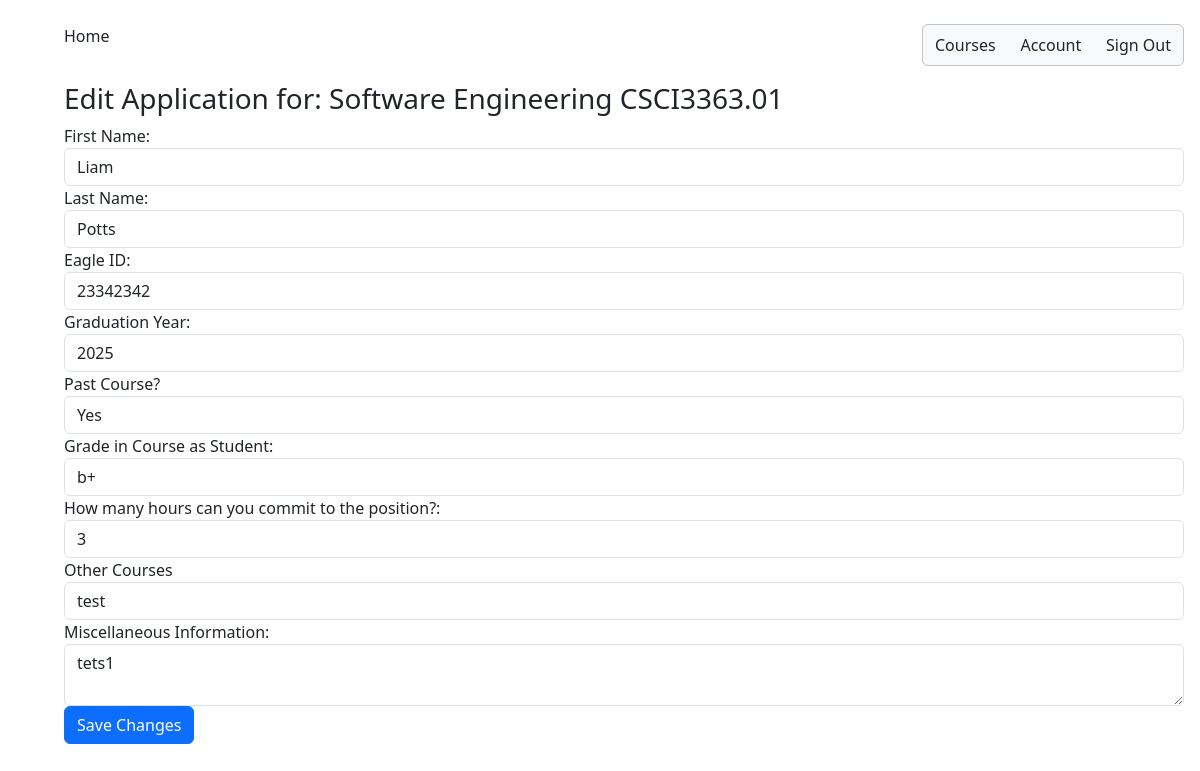
Before: /edit_application/1/ with the older database file.
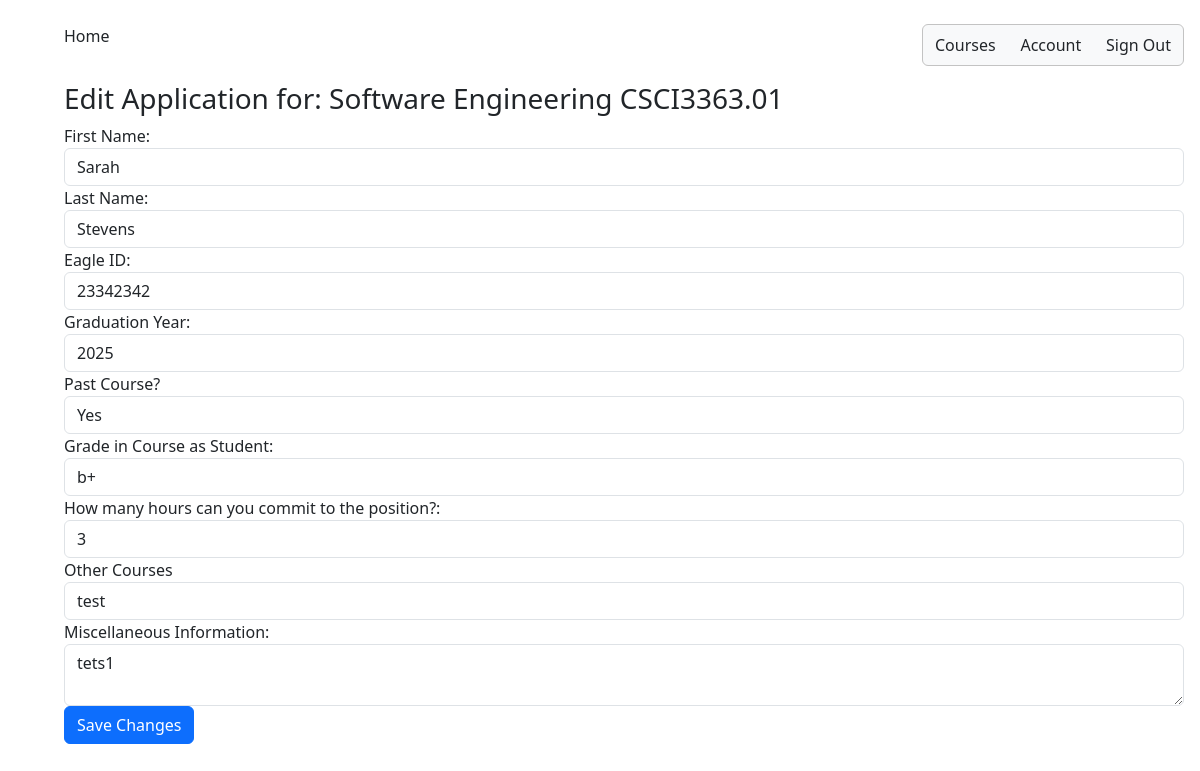
After: the same page with the newer database file.
### application/models.py (models this page shows)
class Application(models.Model):
    course_name = models.CharField(max_length=200, default=None, blank = False, null=False)
    course_number = models.CharField(max_length=200, default=None)
    description = models.CharField(max_length=800, default=None)
    first_name = models.CharField(max_length=255, default=None)
    last_name = models.CharField(max_length=255, default=None)
    eagle_id = models.CharField(max_length=255, default=None)
    GRADES = (
        ('--', '--'),
        ('a', 'A'),
        ('a-', 'A-'),
        ('b+', 'B+'),
        ('b-', 'B-'),
        ('c+', 'C+'),
        ('c', 'C'),
        ('c-', 'C-'),
        ('d+', 'D+'),
        ('d', 'D'),
        ('d-', 'D-'),
        ('f', 'F'),
        ('n/a', 'N/A')
    )
    GRAD = (
        ('--', '--'),
        ('2023','2023'),
        ('2024', '2024'),
        ('2025', '2025'),
        ('2026', '2026')
    )
    grad = models.CharField(max_length=50, choices=GRAD, default='')
    past_course = models.CharField(choices=[('yes', 'Yes'),('no', 'No')], max_length=50, default='')
    grade = models.CharField(max_length=50, choices=GRADES, default='')
    hours = models.DecimalField(max_digits=2, decimal_places=0, validators=[MinValueValidator(0)], default=0)
    other_courses = models.CharField(max_length=800, default=None)
    misc_information = models.CharField(max_length=800, default=None)

### studentSummary/views.py (the view)
# urls.py: path("edit_application/<int:application_id>/", edit_application, name="edit_application")
def edit_application(request, application_id):
    application = get_object_or_404(Application, id=application_id)
    if request.method == "POST":
        application.course_name = request.POST['course_name']
        application.course_number = request.POST['course_number']
        application.description = request.POST['description']
        application.first_name = request.POST['first_name']
        application.last_name = request.POST['last_name']
        application.eagle_id = request.POST['eagle_id']
        application.grad = request.POST['grad']
        application.past_course = request.POST['past_course']
        application.grade = request.POST['grade']
        application.hours = request.POST['hours']
        application.other_courses = request.POST['other_courses']
        application.misc_information = request.POST['misc_information']
        application.save()
        return redirect(student_summary_view)
    else:
        form = ApplicationForm(request.POST)
        context = {'application': application,
               'form': form}
        return render(request, "edit_application.html", context)

### templates/edit_application.html (shortened to what this page needs)
{% extends 'appbase.html' %}
{% block content %}
  <h3>Edit Application for: {{ application.course_name }} {{ application.course_number }}</h3>
  <form action="{% url 'edit_application' application.id %}" method="POST">
    <div class="form-group">
        <label for="first_name">First Name:</label>
        <input type="text" name="first_name" id="first_name" value="{{ application.first_name }}" class="form-control" required>
        <label for="last_name">Last Name:</label>
        <input type="text" name="last_name" id="last_name" value="{{ application.last_name }}" class="form-control" required>
        <label for="eagle_id">Eagle ID:</label>
        <input type="text" name="eagle_id" id="eagle_id" value="{{ application.eagle_id }}" class="form-control" required>
        <label for="grad">Graduation Year:</label>
        <input type="number" name="grad" id="grad" value="{{ application.grad }}" class="form-control" required>
        <label for="past_course">Past Course? </label>
        <select name="past_course" id="past_course" class="form-control" required>
            <option value="yes" {% if application.past_course == 'yes' %}selected{% endif %}>Yes</option>
        </select>
        <label for="grade">Grade in Course as Student:</label>
        <input type="text" name="grade" id="grade" value="{{ application.grade }}" class="form-control" required>
        <label for="hours">How many hours can you commit to the position?:</label>
        <input type="number" name="hours" id="hours" value="{{ application.hours }}" class="form-control" required>
        <label for="other_courses">Other Courses</label>
        <input type="text" name="other_courses" id="other_courses" value="{{ application.other_courses }}" class="form-control" required>
        <label for="misc_information">Miscellaneous Information:</label>
        <textarea name="misc_information" id="misc_information" class="form-control" required>{{ application.misc_information }}</textarea>
    </div>
    <input type="submit" class="btn btn-primary" value="Save Changes">
  </form>
{% endblock %}

Changed rows visible on the page:
changed Application "Software Engineering": first_name "Liam" → "Sarah"; last_name "Potts" → "Stevens"
